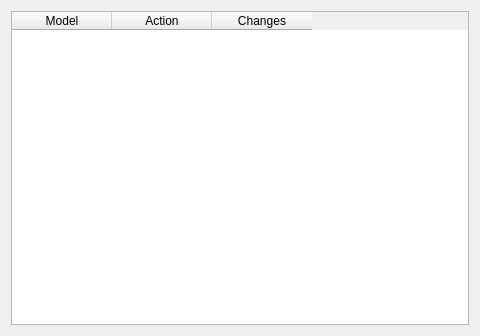
<?xml version="1.0" encoding="UTF-8"?>
<ui version="4.0">
 <class>LogsWidget</class>
 <widget class="QWidget" name="LogsWidget">
  <property name="geometry">
   <rect>
    <x>0</x>
    <y>0</y>
    <width>480</width>
    <height>336</height>
   </rect>
  </property>
  <property name="windowTitle">
   <string>Form</string>
  </property>
  <layout class="QHBoxLayout" name="horizontalLayout">
   <item>
    <widget class="QTableWidget" name="logsTW">
     <property name="editTriggers">
      <set>QAbstractItemView::NoEditTriggers</set>
     </property>
     <property name="tabKeyNavigation">
      <bool>false</bool>
     </property>
     <property name="showDropIndicator" stdset="0">
      <bool>false</bool>
     </property>
     <property name="dragDropOverwriteMode">
      <bool>false</bool>
     </property>
     <property name="selectionMode">
      <enum>QAbstractItemView::SingleSelection</enum>
     </property>
     <property name="selectionBehavior">
      <enum>QAbstractItemView::SelectRows</enum>
     </property>
     <property name="sortingEnabled">
      <bool>false</bool>
     </property>
     <property name="cornerButtonEnabled">
      <bool>false</bool>
     </property>
     <attribute name="horizontalHeaderHighlightSections">
      <bool>false</bool>
     </attribute>
     <attribute name="verticalHeaderHighlightSections">
      <bool>false</bool>
     </attribute>
     <column>
      <property name="text">
       <string>Model</string>
      </property>
     </column>
     <column>
      <property name="text">
       <string>Action</string>
      </property>
     </column>
     <column>
      <property name="text">
       <string>Changes</string>
      </property>
     </column>
    </widget>
   </item>
  </layout>
 </widget>
 <resources/>
 <connections/>
</ui>
